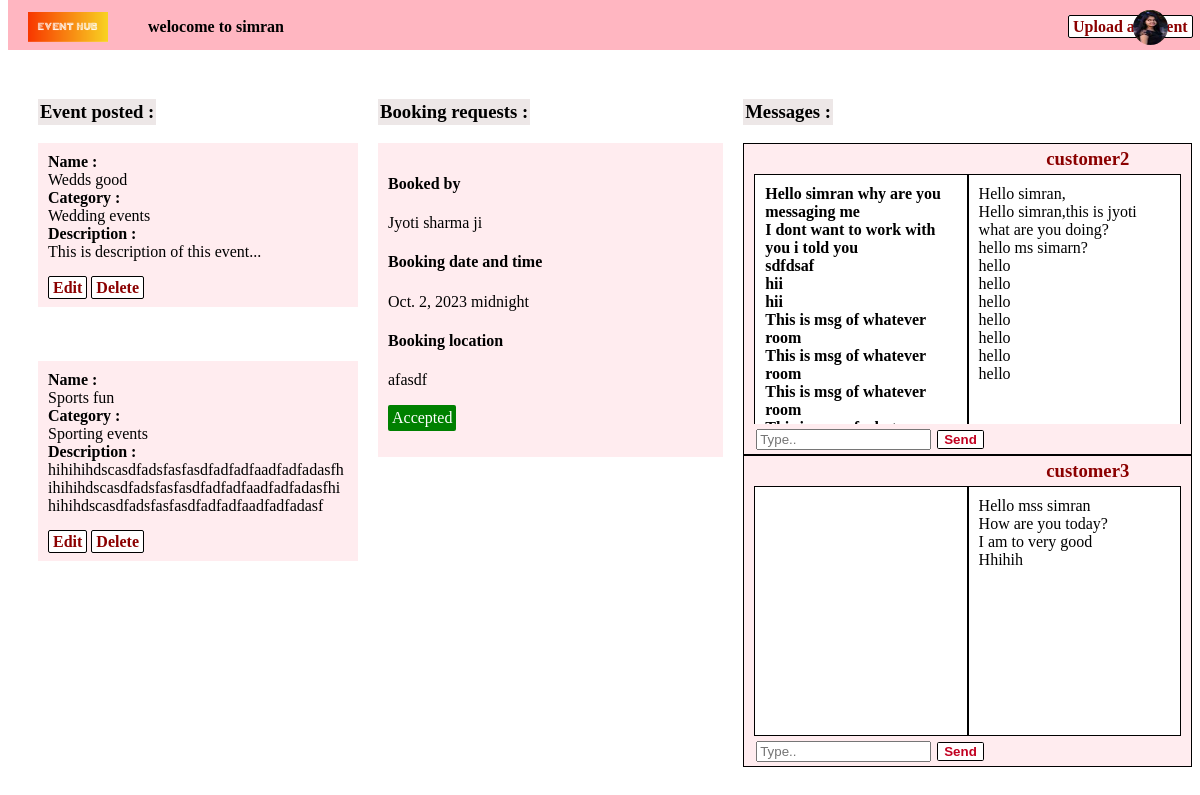
The page /home-E/ (signed in) on the database as committed earlier.
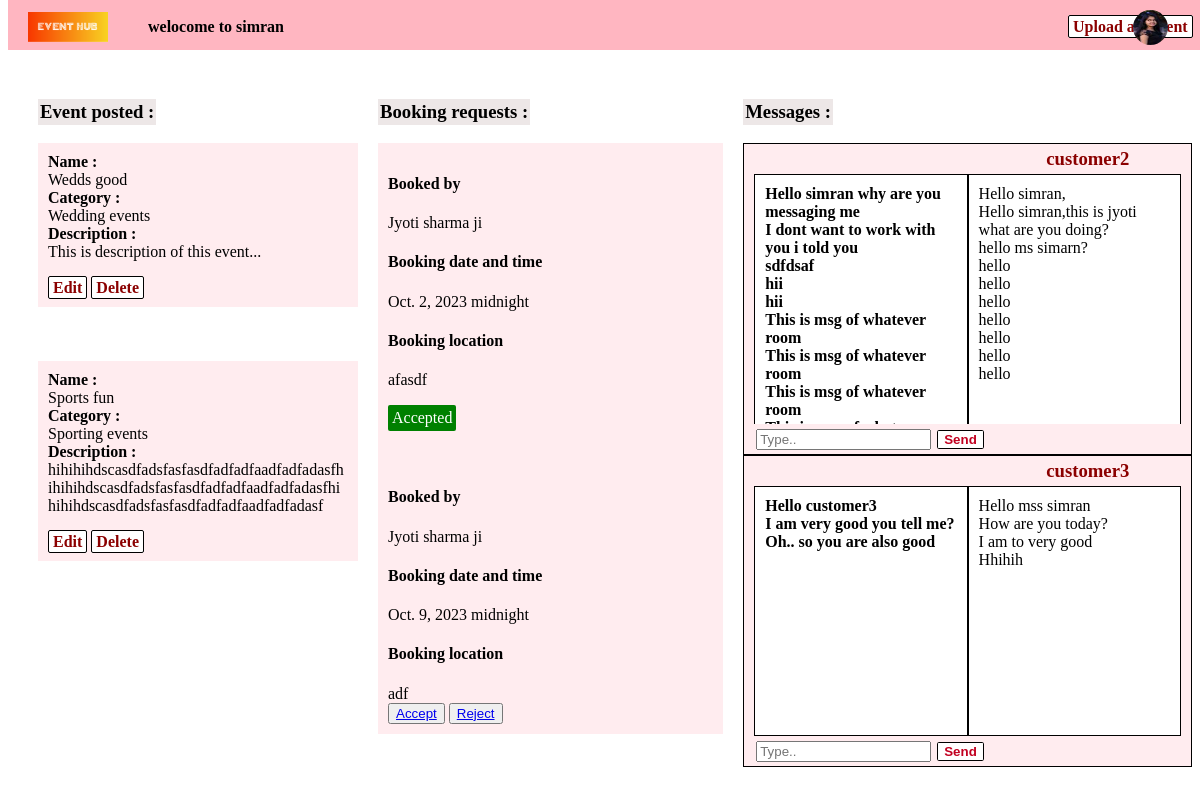
The same page on the database as committed later.
### EventPlanner/models.py (models this page shows, shortened)
class Event(models.Model):
    category = models.ForeignKey(Category,on_delete=models.CASCADE)
    event_planner = models.ForeignKey(User,on_delete=models.CASCADE,null=True)
    name = models.CharField(max_length=100)
    description = models.TextField(null=True,blank=True)

class Category(models.Model):
    name = models.CharField(max_length=100)
    def __str__(self):
        return self.name

### customer/models.py (models this page shows)
class Booking(models.Model):
    user = models.ForeignKey(User,on_delete=models.CASCADE,related_name='booking_user',null=False)
    venue = models.ForeignKey(Venue, on_delete=models.CASCADE,null=True)
    vendor = models.ForeignKey(User, on_delete=models.CASCADE,null=True)
    date = models.DateField(null=True)
    time = models.TimeField(null=True)
    location = models.CharField(max_length=150,null=True,blank=True)
    booking_accepted = models.BooleanField(null=True,blank=True)

class Messages(models.Model):
    sender = models.ForeignKey(User,on_delete=models.CASCADE,null=False,blank=False)
    receiver = models.ForeignKey(User,on_delete=models.CASCADE,null=False,blank=False,related_name = 'receiver')
    message = models.TextField(null=False,blank=False)
    created=models.DateTimeField(auto_now_add = True)

### EventPlanner/views.py (the view)
# urls.py: path('home-E/',views.home),
@login_required(login_url='/login/')
def home(request):
    if request.user.userprofile.user_type == 'is_event_planner':
        bookings = Booking.objects.filter(vendor = request.user)
        events = Event.objects.filter(event_planner = request.user)
        received_dict,sent_dict =  Messages_display(request)
        context = {'bookings':bookings,'received_dict':received_dict,'sent_dict':sent_dict,'MessageForm':MessageForm,'events':events}
        return render(request,'EventPlanner/home.html',context)

### EventPlanner/templates/EventPlanner/home.html (shortened to what this page needs)
{% load static %}
<link rel="stylesheet" href="{% static 'EventPlanner/css/navbar.css' %}">
<link rel="stylesheet" href="{% static 'EventPlanner/css/home.css' %}">
<div class="navbar-div">
{% include 'navbar.html' %}
</div>
<div class="home-div">
    <div class="outer-grid-div">
        <div class="event-div">
            <h3 style="background-color: rgb(237, 231, 231); width: fit-content; padding: 2px;">Event posted :</h3>
            {% for event in events %}
        <div class="event-posted">
            <div><b>Name :</b></div>
            <div>{{event.name}}</div>
            <div><b>Category :</b></div>
            <div>{{event.category}}</div>
            <div><b>Description :</b></div>
            <div>{{event.description}}</div>
            <br>
            <a href="/edit-event/{{event.id}}/" class="edit">Edit</a>
            <a href="/delete-event/{{event.id}}/" class="delete">Delete</a>
        </div>
            <br><br><br>
            {% endfor %}
        </div>
        <div>
            <h3 style="background-color: rgb(237, 231, 231); width: fit-content; padding: 2px;">Booking requests :</h3>
            {% for booking in bookings %}
        <div class="requests">
            <div>
                <div>
                    <h4>Booked by</h4>
                </div>
                <div>{{booking.user.first_name}} {{booking.user.last_name}}</div>
                <div>
                    <h4>Booking date and time</h4>
                </div>
                <div>{{booking.date}} {{booking.time}}</div>
                <div>
                    <h4>Booking location</h4>
                </div>
                <div>{{booking.location}}</div>
            </div>
            {% if booking.booking_accepted is None %}
            <button><a href="/accept-booking/{{booking.id}}/accepted/">Accept</a> </button>
            <button><a href="/accept-booking/{{booking.id}}/rejected/">Reject</a></button>
            {% elif booking.booking_accepted is False %}
            <p class="rejected">Rejected</p>
            {% else %}
            <p class="accepted">Accepted</p>
            {% endif %}
        </div>
            {% endfor %}
        </div>
        <div>
                <h3 style="background-color: rgb(237, 231, 231); width: fit-content; padding: 2px;">Messages :</h3>
            {% for sender,messages in received_dict.items %}
        <div class="grid-div">
            <div class="messages">
                <div class="sender-messages">
                    {% for receiver,msgs in sent_dict.items %}
                    {% if receiver == sender %}
                    {% for msg in msgs %}
                    <div><b>{{msg}}</b></div>
                    {% endfor %}
                    {% endif %}
                    {% endfor %}
                <br><br>
                </div>
                <div class="receiver-messages">
                    {% for message in messages %}
                    <div>{{message.message}}</div>
                    {% endfor %}
                </div>
            </div>
                <div class="message-div">
                    <h3 class="sender">{{sender}}</h3>
                    <form action="/create-message/" method="POST">
                        <input type="text" name="message" placeholder="Type.." class="search-bar">
                        <input type="submit" value="Send" class="send-button">
                    </form>
                </div>
            </div>
            {% endfor %}
        </div>
    </div>
</div>

Rows that differ between the two databases and show on the page:
added Booking: user.first_name "Jyoti", user.last_name "sharma ji", date "Oct. 9, 2023", time "midnight", location "adf"
added Messages: msgs "Hello customer3"
added Messages: msgs "I am very good you tell me?"
added Messages: msgs "Oh.. so you are also good"
